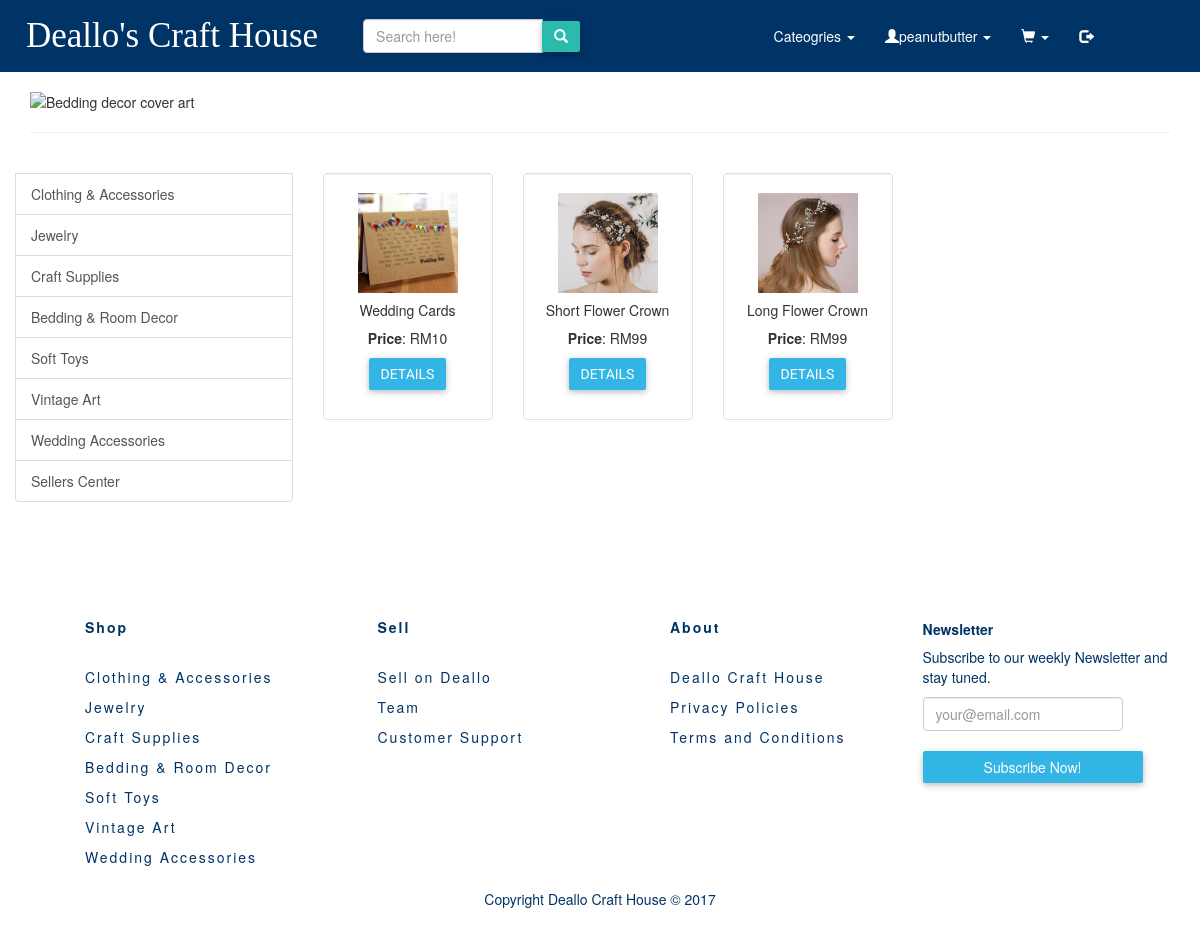
The app's page /pages/products/wedding.php (signed in) with its own data.
### tables this page shows
CREATE TABLE `product` (
  `id` int(11) NOT NULL,
  `name` varchar(80) NOT NULL,
  `summary` varchar(255) NOT NULL,
  `price` double NOT NULL,
  `quantity` varchar(10) NOT NULL,
  `image` varchar(100) NOT NULL,
  `product_owner` varchar(255) NOT NULL,
  `category` varchar(255) NOT NULL
);

### pages/products/wedding.php (the view, shortened to what this page needs)
<?php include '../../includes/product_config.php' ?>
<!DOCTYPE html>
<html>
<head>
	<link rel="stylesheet=" href="../styles/bootstrap/bootstrap.css">
    <link rel="stylesheet" href="https://maxcdn.bootstrapcdn.com/bootstrap/3.3.7/css/bootstrap.min.css">
    <link rel="stylesheet" type="text/css" href="../../styles/buttons.css"/>
    <link rel="stylesheet" type="text/css" href="../../styles/test.css"/>
    <link rel="stylesheet" type="text/css" href="../../styles/footer.css"/>
</head>
<body>
<?php include "../../templates/navbar_product_pages.php" ?>
<div class="container">
	<div class="row">
        <div class="col-lg-7 col-md-7 col-sm-12 col-xs-12 coverImage">
            <img src="../../images/cover-art/weddingCover.png" alt="Bedding decor cover art" height="100%" class="img-responsive" width="100%"/>
        </div>
    </div>
	<hr/>
	<div class="row">
		<div class="list-group col-lg-3 col-md-3 col-sm-5 col-xs-6">
    <br>
			<a href="clothingAcc.php" class="list-group-item">Clothing &amp; Accessories</a>
			<a href="jewelry.php" class="list-group-item">Jewelry</a>
			<a href="craftSupplies.php" class="list-group-item">Craft Supplies</a>
			<a href="bedding.php" class="list-group-item">Bedding &amp; Room Decor</a>
			<a href="softToys.php" class="list-group-item">Soft Toys</a>
			<a href="vintage.php" class="list-group-item">Vintage Art</a>
			<a href="wedding.php" class="list-group-item">Wedding Accessories</a>
			<a href="../myProducts.php" class="list-group-item">Sellers Center</a>
		</div>
		<br/>
	<div class="row" id="products" >
     <?php
        $stmt = $dbh->prepare('SELECT * FROM product WHERE category= "Wedding Accessories" LIMIT 4 OFFSET 0');
        if ($stmt->execute()) {
            while ($row = $stmt->fetch()) {
        ?>
          <div class="col-md-2">
          <div class="well" style="background-color: white;">
              <img src="../../images/product_images/<?php echo $row['image']; ?>" class="img-responsive mx-auto d-block" width="100px" height="100px" />
              <div class="text-center">
                <h5><?php echo $row['name'] ?></h5>
                <p><strong>Price</strong>: RM<?php echo $row['price'] ?><br/></p>
                <p>
                    <button type="button" class="btn btn-info" data-toggle="modal" data-target="#myModal-<?php echo $row['id'] ?>">Details</button>
                </p>
              </div>
          </div>
          </div>
        <?php
            }
        }
        ?>
        </div>
	</div>
	</div>
</body>
 <?php include "../../templates/footer_products.php" ?>
</html>

### styles/buttons.css (style rules this page uses)
button { font-family: 'Roboto', sans-serif; text-transform: uppercase; }
.btn { border-radius: 2px; border: 0; transition: .2s ease-out; color: #fff; box-shadow: 0 2px 5px 0 rgba(0, 0, 0, 0.16), 0 2px 10px 0 rgba(0, 0, 0, 0.12); }
.btn-info { background: #33b5e5; }

### styles/test.css (style rules this page uses)
body { background-color: #FFFFFF; }
a { color: inherit; }
.coverImage { width:100%; }
img { margin: auto; display: block; }

### records on screen
product: image (picture), name "Wedding Cards", price "10"
product: image (picture), name "Short Flower Crown", price "99"
product: image (picture), name "Long Flower Crown", price "99"

### other values on screen
$_SESSION['username'] "peanutbutter"
